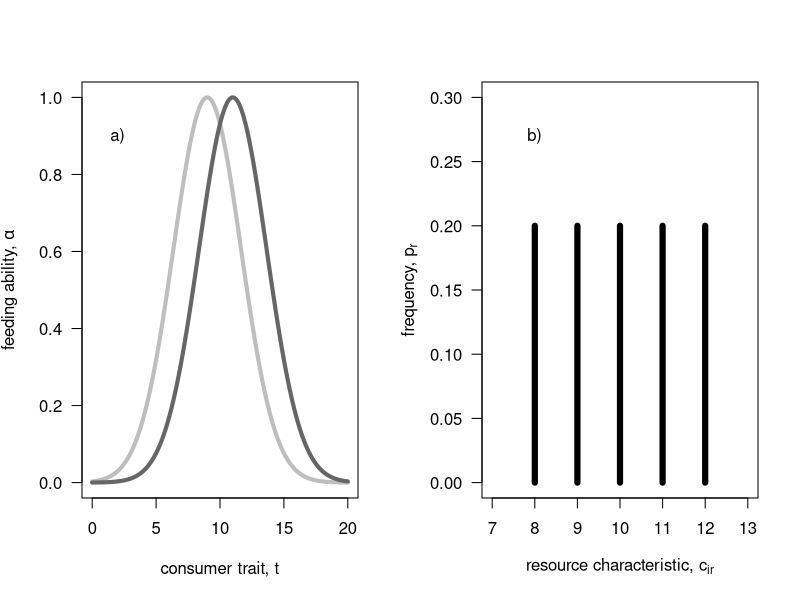
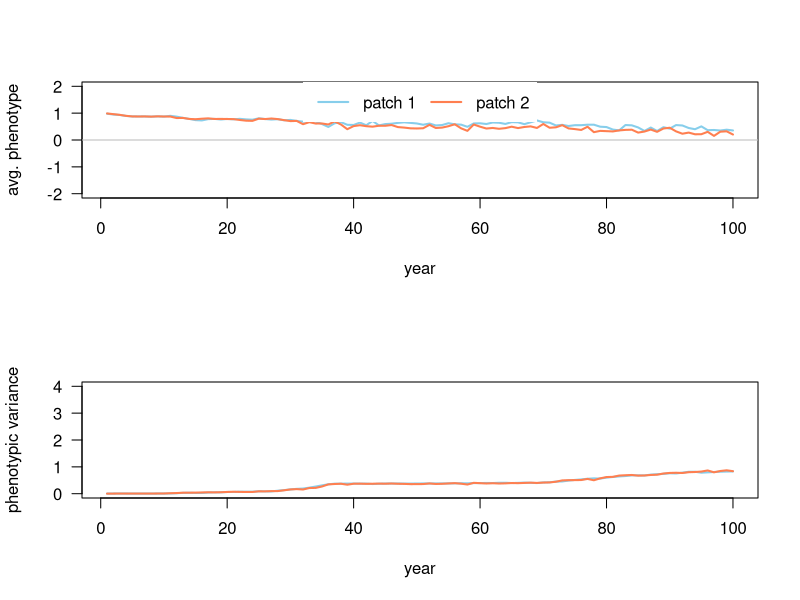
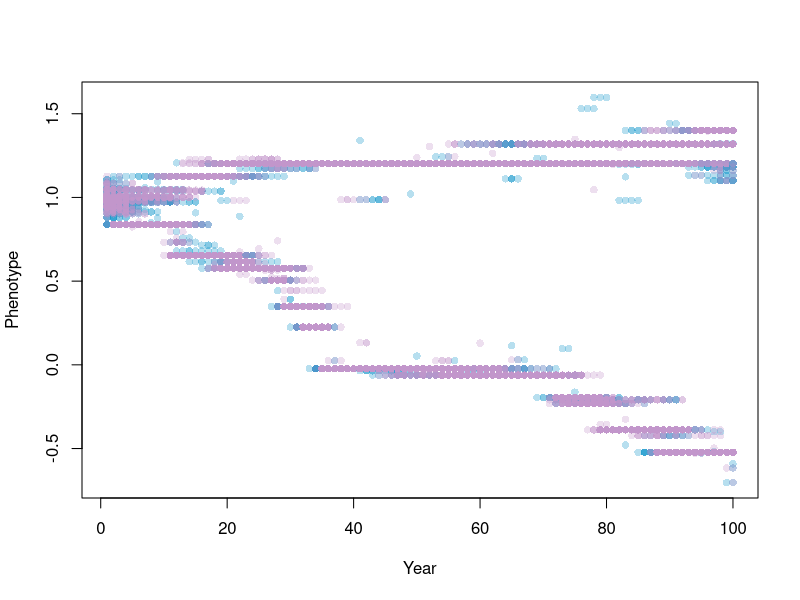
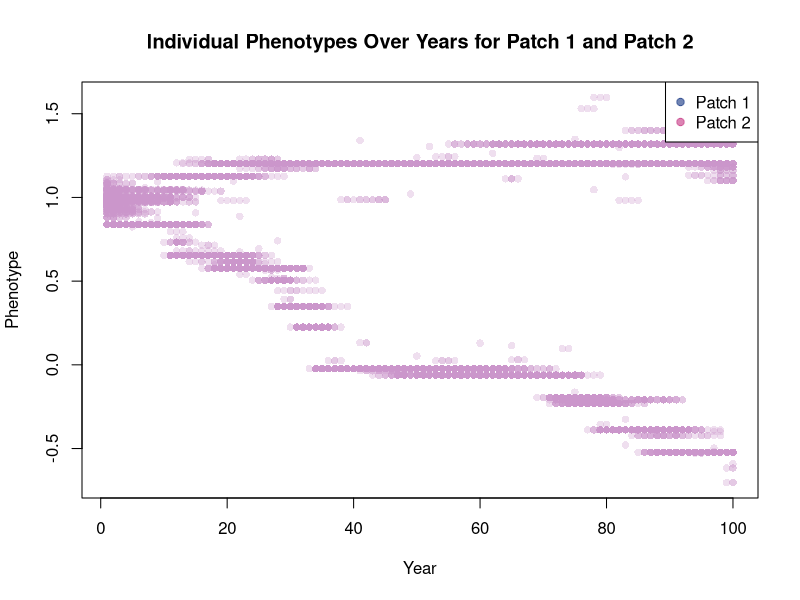

Here is the R script that generated these plots, in order: (Note: this script raises an error after producing the figures.)

rm(list=ls())  #removes stuff from environment.
# plot resource distribution            ----
par(mfrow=c(1,2))
z <- seq(0,20,0.01); omega<-7
plot( x=z, y=exp(- (z-9)^2 / (2 * omega)), lwd=4, col="gray", las=1, ylim=c(0,1), xlab="consumer trait, t", ylab=expression(paste("feeding ability, ",alpha)), type="l")
lines(x=z, y=exp(- (z-11)^2 / (2 * omega)), lwd=4, col="gray40")
text(x=2, y=0.9*1, "a)")

ct <- 8:12
plot(x=ct, y=rep.int(0.2, 5), las=1, ylab=expression(paste("frequency, ", p[r])), xlab=expression(paste("resource characteristic, ", c[i][,][r])), type="h", lwd=6, xlim=c(7,13), ylim=c(0,0.3))
text(x=8, y=0.30*0.9, "b)")

par(mfrow=c(1,1))

# define simulation function            ----
resourceCompetition <- function(resProp, resFreq, popSize, resGen=1, mutProb=0.001, mutVar=0.1, years=200, iniPmean=5, iniPvar=0.05, dispProb=0.5){

  # initialize population ......................................
  pop           <- matrix(NA, ncol=3, nrow=sum(popSize))      #NA is used here to preallocate memory for each entry while still not filling them with a value. 
  colnames(pop) <- c("patch", "pheno", "fec")
  
  pop[,1] <- c(rep.int(1,popSize[1]), rep.int(2, popSize[2]))
  pop[,2] <- rnorm(n=sum(popSize), mean=iniPmean, sd=0.05)
  
  stats         <- NULL
  phenotype <- matrix(NA, ncol=3, nrow=0)   # creates a matrix to store all phenotype values of all individuals in.
  colnames(phenotype) <- c("year", "patch", "phenotype")
  
  for(t in 1:years){
    
    # compute fecundity proxy ----
    # compute alpha - patch 1 ............................................................
    patch1    <- pop[pop[,1]==1,]   #This extracts all values in the pop matrix where the patch=1, i.e. they belong to patch 1. So all the rows with patch =2 are removed
    alphaSum1 <- NULL
    alpha1    <- NULL
    for(r in 1:ncol(resProp)){ # r<-1 # loop through each resource
      
      rp <- resProp[1,r]                                 # resource property 
      
      alpha     <- exp(-(patch1[,2]-rp)^2/ (2*resGen[1,1]) )  # compute all alphas
      alpha1    <- cbind(alpha1, alpha)                  # store all alphas
      alphaSum1 <- c(alphaSum1, sum(alpha) )             # store the sum over all alphas
      
    }
    
    # fec - patch 1 ............................................................
    for(i in 1:nrow(patch1)){
      
      fec <- 0
      for(r in 1:ncol(resProp)){ # r<-1; i<-1
        
        pi  <- resFreq[1,r]
        fec <- fec + pi * (alpha1[i,r]/alphaSum1[r])
        
      }
      patch1[i,3] <- fec
      
    }
    
    # alpha - patch 2 ............................................................
    patch2    <- pop[pop[,1]==2,]
    alphaSum2 <- NULL
    alpha2    <- NULL
    for(r in 1:ncol(resProp)){ # r<-1
      
      alpha     <- exp(-(patch2[,2]-resProp[2,r])^2/ (2*resGen[2,1]) )
      alpha2    <- cbind(alpha2, alpha)
      alphaSum2 <- c(alphaSum2, sum(alpha) )
      
    }
    
    # fec - patch 2 ............................................................
    for(i in 1:nrow(patch2)){
      
      fec <- 0
      for(r in 1:ncol(resProp)){ # r<-1; i<-1
        
        fec <- fec + resFreq[2,r]*alpha2[i,r]/alphaSum2[r]
        
      }
      patch2[i,3] <- fec
      
    }
    
    # create next generation  ----
    patch1new     <- patch1[sample(size=popSize[1], x=1:nrow(patch1),prob=patch1[,3], replace=T),]
    patch1new[,3] <- NA
    
    patch2new     <- patch2[sample(size=popSize[2], x=1:nrow(patch2),prob=patch2[,3], replace=T),]
    patch2new[,3] <- NA
    
    pop <- rbind(patch1new, patch2new)
    
    # mutate new generation   ----
    for(i in 1:nrow(pop)){
      
      if(runif(n=1, min=0, max=1)<=mutProb){
        
        pop[i,2] <- pop[i,2] + rnorm(n=1, mean=0, sd=mutVar)
        # print("mutation!")
        
      }
    }
    
    # dispersal               ----
    dispInds <- runif(n=nrow(pop))<dispProb
    dispInds <- which(dispInds==TRUE)
    if(length(dispInds)>=1){
      for(i in 1:length(dispInds)){
        if(pop[dispInds[i],1]==1){
          pop[dispInds[i],1] <- 2
        } else {
          pop[dispInds[i],1] <- 1
        }
      }
    }
    
    # extract stats           ----
    patch1    <- pop[pop[,1]==1,]
    patch2    <- pop[pop[,1]==2,]
    
    stats <- rbind( stats, c(t, mean(patch1[,2]), var(patch1[,2]), mean(patch2[,2]), var(patch2[,2]))) 
    #extract phenotypes of each individual each year
    phenotypes_patch1 <- cbind(rep(t, nrow(patch1)), rep(1, nrow(patch1)), patch1[,2])
    phenotypes_patch2 <- cbind(rep(t, nrow(patch2)), rep(2, nrow(patch2)), patch2[,2])
    
    phenotype <- rbind(phenotype, phenotypes_patch1, phenotypes_patch2)
  }
  
  # return output stats .............................................
  colnames(stats) <- c("year", "mean1", "var1", "mean2", "var2")
  colnames(phenotype) <- c("year", "patch", "phenotype")
  return(list(stats=stats, phenotype=phenotype))  #returns both the stats and the phenotype
  
}

# first test run                        ----
resource.frequency <- c(0.05,0.3,0.1,0.4,0.15,  #res. freq. of patch 1
                        0.2, 0.2, 0.2, 0.2, 0.2) #res. freq. pf patch 2
resFreqMatrix <- matrix(resource.frequency, nrow=2, ncol=5, byrow = TRUE); row.names(resFreqMatrix)<-c("patch1", "patch2")
resPropMatrix <- matrix(-2:2, nrow=2, ncol=5, byrow = TRUE)          ; row.names(resPropMatrix)<-c("patch1", "patch2")


output <- resourceCompetition(resProp=resPropMatrix, resFreq=resFreqMatrix, popSize=c(100, 100), resGen=matrix(c(0.1,0.1),ncol=1, nrow=2), mutProb=0.005, mutVar=0.1, years=100, iniPmean=1, dispProb = 0.2)

data <- output$stats

#For plotting "stats":

par(mfrow=c(2,1))
plot( x=data[,1], y=data[,2], lwd=2, col="skyblue", type="l", ylim=c(-2,2), las=1, xlab="year", ylab="avg. phenotype")
lines(x=data[,1], y=data[,4], lwd=2, col="coral"); abline(h=0, col="gray", lty=1)
legend("top", legend=c("patch 1", "patch 2"), lwd=2, lty=1, col=c("skyblue", "coral"), box.col="transparent", horiz=TRUE)

plot( x=data[,1], y=data[,3], lwd=2, col="skyblue", type="l", ylim=c(0,4), las=1, xlab="year", ylab="phenotypic variance")
lines(x=data[,1], y=data[,5], lwd=2, col="coral")
par(mfrow=c(1,1))

#Plotting "phenotypes":

phenotype_data <- output$phenotype 


# Create a scatter plot of individual phenotypes

par(mfrow=c(1,1))
#Two colors, one per patch

colors <- rgb((phenotype_data[,2]-0.9)*0.7,0.59,0.8, alpha =0.3)    #Creates a vector of characters that have two different color identities based on patch idenity.
plot(phenotype_data[,1], phenotype_data[,3], pch=16, col=colors, xlab="Year", ylab="Phenotype")

#one color, for computational purposes
plot(phenotype_data[,1], phenotype_data[,3], pch=16, col=rgb(0.8, 0.59, 0.8, alpha=0.3), xlab="Year", ylab="Phenotype")

# Add a legend to distinguish between patches
legend("topright", legend=c("Patch 1", "Patch 2"), col=c(rgb((1-0.9)*0.7,0.2,0.5, alpha =0.6), rgb((2-0.9)*0.7,0.2,0.5, alpha =0.6)), pch=19)

# Add a title to the plot
title("Individual Phenotypes Over Years for Patch 1 and Patch 2")







# explore parameters with replicates    ----
propVal    <- c(0.25, 0.4, 0.50, 0.55, 0.6, 0.7, 1.00)
propVar <- NULL

for(i in 1:length(propVal)){ # i<-1
  propVar    <- c(propVar, sum(((-2:2)*propVal[i]-0)^2)/5 )
}

dataP_mean <- NULL
dataP_sd   <- NULL
for(p in 1:length(propVal)){
  dataR_mean <- NULL
  dataR_sd   <- NULL
  for(r in 1:2){ 
    data       <- resourceCompetition(resProp=resPropMatrix*propVal[p], 
                                      resFreq=resFreqMatrix, 
                                      resGen=matrix(c(0.5,0.5),ncol=1, nrow=2), 
                                      mutProb=0.005, mutVar=0.5, 
                                      popSize=c(1000, 1000), 
                                      years=250, iniPmean=1)[250, ,drop=F]
    dataR_mean <- c( dataR_mean, mean(c(data[,2], data[,4])) )
    dataR_sd   <- c( dataR_sd  , mean(c(data[,3], data[,5])) )
  }
  dataP_mean <- rbind(dataP_mean, c(propVar[p], mean(dataR_mean), max(dataR_mean), min(dataR_mean)))
  dataP_sd   <- rbind(dataP_sd  , c(propVar[p], mean(dataR_sd)  , max(dataR_sd)  , min(dataR_sd)))
  print(p)
  
}
colnames(dataP_mean) <- c("resource var", "mean z", "max z"     , "min z")
colnames(dataP_sd)   <- c("resource var", "mean z", "max var(z)", "min var(z)")

# plot  .......................
par(mfrow=c(2,1))
plot(x=dataP_mean[,1], y=dataP_mean[,2], lwd=2, type="o", las=1, xlab="resource variation", ylab="mean phenotype", ylim=c(-1,1), xlim=c(0,max(dataP_sd[,1])))
lines(x=dataP_mean[,1], y=dataP_mean[,3], lwd=2, col="gray")
lines(x=dataP_mean[,1], y=dataP_mean[,4], lwd=2, col="gray")
abline(h=0, col="gray", lty=3)

plot(x=dataP_sd[,1], y=dataP_sd[,2], lwd=2, type="o", las=1, xlab="resource variation", ylab="phenotypic variance", ylim=c(0,2), xlim=c(0,max(dataP_sd[,1])))
lines(x=dataP_sd[,1], y=dataP_sd[,3], lwd=2, col="gray")
lines(x=dataP_sd[,1], y=dataP_sd[,4], lwd=2, col="gray")
abline(v=0.5, col="dodgerblue", lwd=2, lty=3)
legend("top", legend=c("resource generalism"), lty=3, lwd=2,col="dodgerblue", box.col="transparent")

